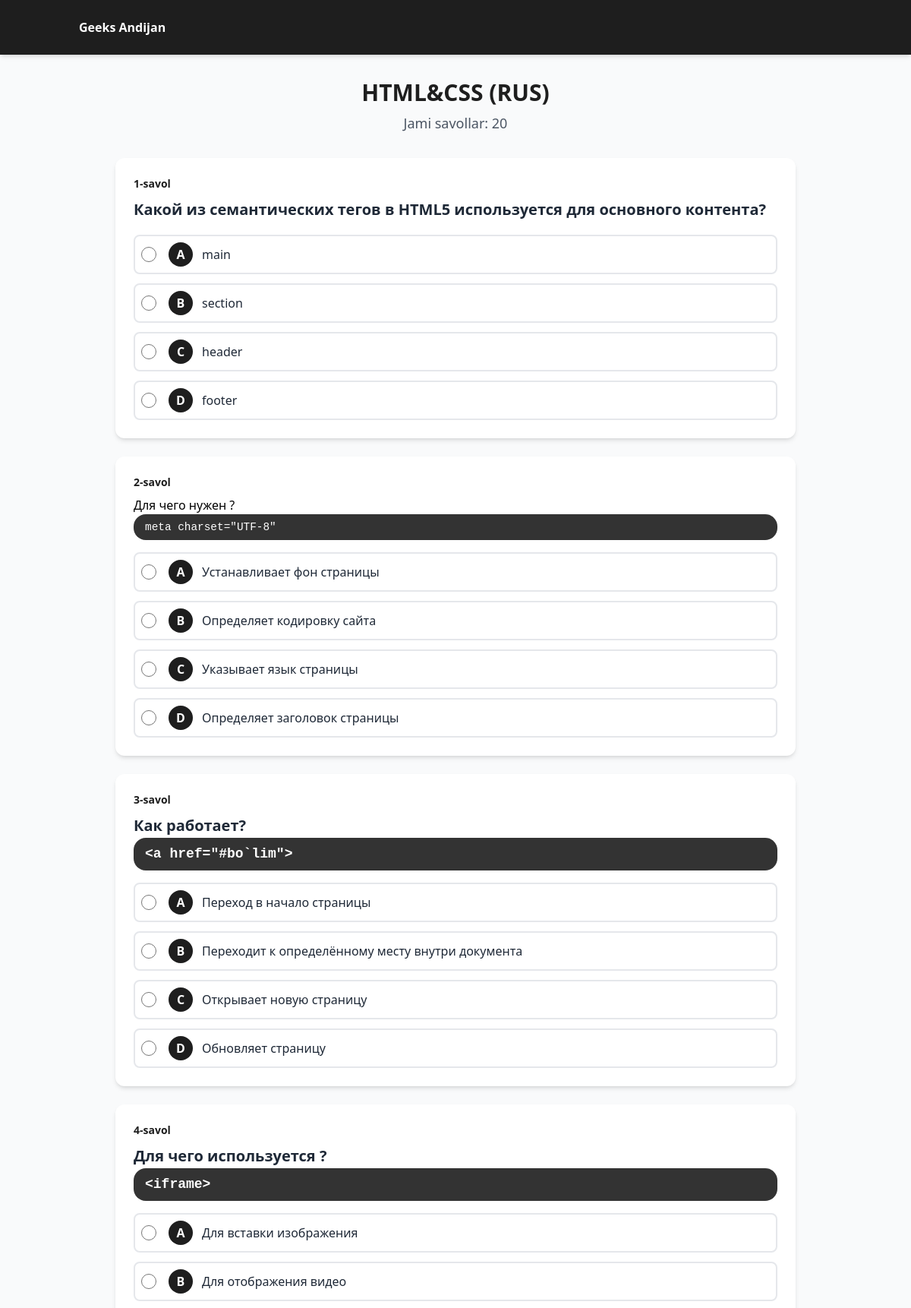
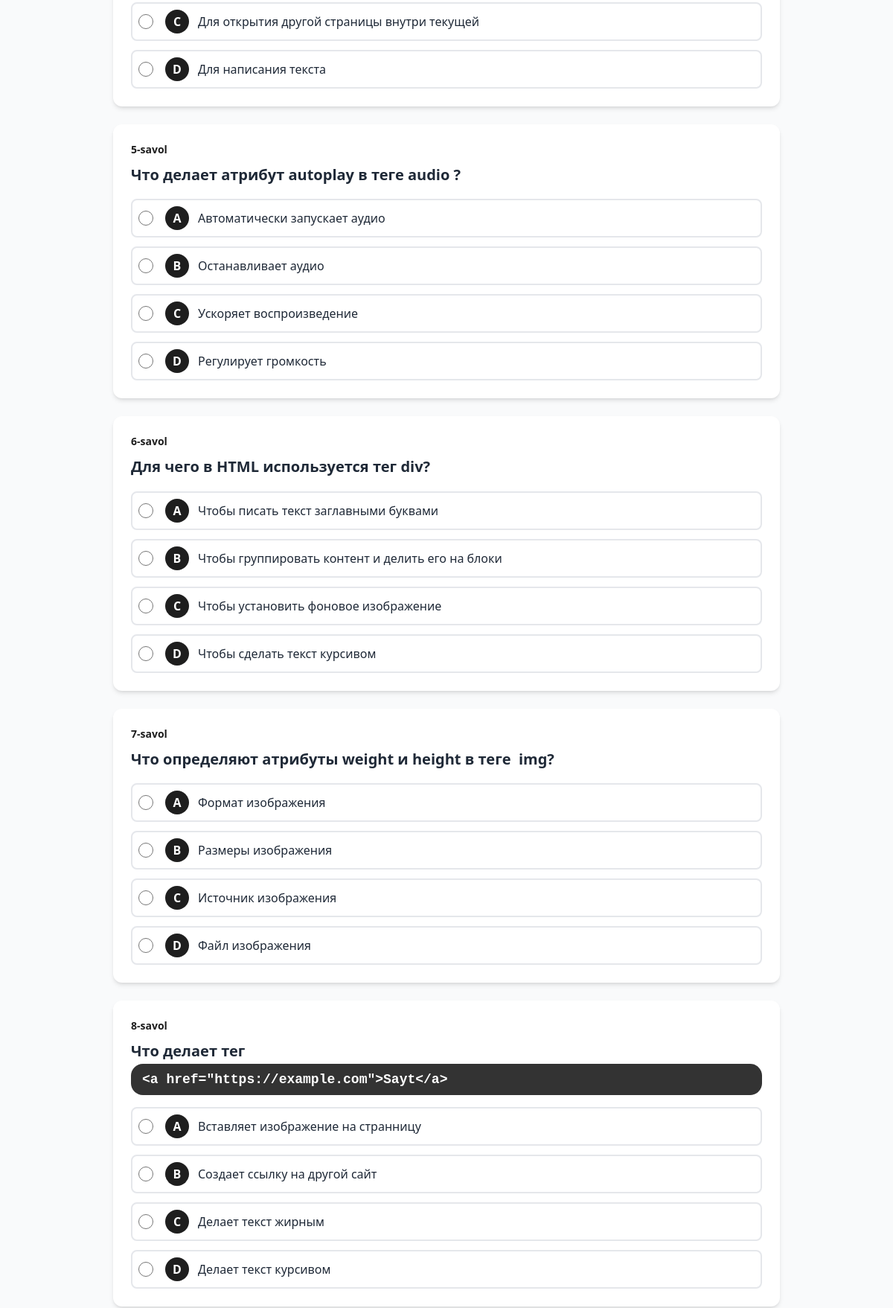
The page /quiz/5/ (signed in, upper part) on the database its author committed (2 pictures, top to bottom).
### quiz/models.py (models this page shows, shortened)
class Category(models.Model):
    name = models.CharField(max_length=100)
    icon = models.CharField(max_length=100, blank=True, null=True)
    description = models.TextField(blank=True, null=True)
    class Meta:
        verbose_name_plural = "Categories"
        ordering = ['name']

class Question(models.Model):
    category = models.ForeignKey(Category, on_delete=models.CASCADE, related_name='questions')
    text = CKEditor5Field('Text', config_name='extends')
    option_a = models.CharField(max_length=255)
    option_b = models.CharField(max_length=255)
    option_c = models.CharField(max_length=255)
    option_d = models.CharField(max_length=255)
    correct_option = models.CharField(max_length=1, choices=[
        ('A', 'A'),
        ('B', 'B'),
        ('C', 'C'),
        ('D', 'D'),
    ])
    class Meta:
        ordering = ['category', 'id']

### quiz/views.py (the view, shortened to what this page needs)
# urls.py: path('quiz/<int:category_id>/', views.quiz_view, name='quiz'),
def quiz_view(request, category_id):
    if 'lead_id' not in request.session:
        messages.error(request, 'Avval ro\'yxatdan o\'ting.')
        return redirect('register')
    category = get_object_or_404(Category, id=category_id)
    questions = Question.objects.filter(category=category)
    if not questions.exists():
        messages.error(request, 'Bu kategoriya uchun savollar topilmadi.')
        return redirect('categories')
    context = {
        'category': category,
        'questions': questions,
    }
    return render(request, 'quiz/quiz.html', context)

### quiz/templates/quiz/quiz.html (shortened to what this page needs)
{% extends 'quiz/base.html' %}
{% block content %}
<div class="max-w-4xl mx-auto">
    <div class="text-center mb-8">
        <h2 class="text-3xl font-bold text-primary mb-2">{{ category.name }}</h2>
        <p class="text-lg text-gray-600">Jami savollar: {{ questions.count }}</p>
    </div>
    <form method="POST" class="space-y-6">
        {% for question in questions %}
        <div class="bg-white rounded-xl shadow-md p-6 mb-6">
            <div class="text-sm font-semibold text-primary mb-2">{{ forloop.counter }}-savol</div>
            <div class="mb-4">
                <h3 class="text-xl text-gray-800 font-bold leading-relaxed">{{ question.text|safe }}</h3>
            </div>
            <div class="space-y-3">
                <label class="flex items-center p-2 border-2 border-gray-200 rounded-lg cursor-pointer transition-all hover:border-primary hover:bg-blue-50">
                    <input type="radio" name="question_{{ question.id }}" value="A" required class="mr-4 w-5 h-5 cursor-pointer">
                    <span class="flex items-center justify-center w-8 h-8 bg-primary text-white rounded-full font-bold mr-3 flex-shrink-0">A</span>
                    <span class="text-gray-800 flex-1">{{ question.option_a }}</span>
                </label>
                <label class="flex items-center p-2 border-2 border-gray-200 rounded-lg cursor-pointer transition-all hover:border-primary hover:bg-blue-50">
                    <input type="radio" name="question_{{ question.id }}" value="B" required class="mr-4 w-5 h-5 cursor-pointer">
                    <span class="flex items-center justify-center w-8 h-8 bg-primary text-white rounded-full font-bold mr-3 flex-shrink-0">B</span>
                    <span class="text-gray-800 flex-1">{{ question.option_b }}</span>
                </label>
                <label class="flex items-center p-2 border-2 border-gray-200 rounded-lg cursor-pointer transition-all hover:border-primary hover:bg-blue-50">
                    <input type="radio" name="question_{{ question.id }}" value="C" required class="mr-4 w-5 h-5 cursor-pointer">
                    <span class="flex items-center justify-center w-8 h-8 bg-primary text-white rounded-full font-bold mr-3 flex-shrink-0">C</span>
                    <span class="text-gray-800 flex-1">{{ question.option_c }}</span>
                </label>
                <label class="flex items-center p-2 border-2 border-gray-200 rounded-lg cursor-pointer transition-all hover:border-primary hover:bg-blue-50">
                    <input type="radio" name="question_{{ question.id }}" value="D" required class="mr-4 w-5 h-5 cursor-pointer">
                    <span class="flex items-center justify-center w-8 h-8 bg-primary text-white rounded-full font-bold mr-3 flex-shrink-0">D</span>
                    <span class="text-gray-800 flex-1">{{ question.option_d }}</span>
                </label>
            </div>
        </div>
        {% empty %}
        <div class="text-center py-12 text-gray-600">
            <p>Bu kategoriya uchun savollar topilmadi.</p>
        </div>
        {% endfor %}
    </form>
</div>
{% endblock %}

### quiz/templates/quiz/quiz.html (style rules this page uses)
pre { background-color:#333; padding:5px; border-radius:16px; }
code { font-size:0.9em; padding:5px 10px; color:white; }

### rows shown on the page
Category: name "HTML&CSS (RUS)"
Question: text "Какой из семантических тегов в HTML5 используется для основного контента?", option_a "main", option_b "section", option_c "header", option_d "footer"
Question: text "Для чего нужен ? meta charset=\"UTF-8\"", option_a "Устанавливает фон страницы", option_b "Определяет кодировку сайта", option_c "Указывает язык страницы", option_d "Определяет заголовок страницы"
Question: text "Как работает? <a href=\"#bo`lim\">", option_a "Переход в начало страницы", option_b "Переходит к определённому месту внутри документа", option_c "Открывает новую страницу", option_d "Обновляет страницу"
Question: text "Для чего используется ? <iframe>", option_a "Для вставки изображения", option_b "Для отображения видео", option_c "Для открытия другой страницы внутри текущей", option_d "Для написания текста"
Question: text "Что делает атрибут autoplay в теге audio ?", option_a "Автоматически запускает аудио", option_b "Останавливает аудио", option_c "Ускоряет воспроизведение", option_d "Регулирует громкость"
Question: text "Для чего в HTML используется тег div ?", option_a "Чтобы писать текст заглавными буквами", option_b "Чтобы группировать контент и делить его на блоки", option_c "Чтобы установить фоновое изображение", option_d "Чтобы сделать текст курсивом"
Question: text "Что определяют атрибуты weight и height в тегe img ?", option_a "Формат изображения", option_b "Размеры изображения", option_c "Источник изображения", option_d "Файл изображения"
Question: text "Что делает тег <a href=\"https://example.com\">Sayt</a>", option_a "Вставляет изображение на странницу", option_b "Создает ссылку на другой сайт", option_c "Делает текст жирным", option_d "Делает текст курсивом"

### other values the page prints
{{ questions.count }} "20"
